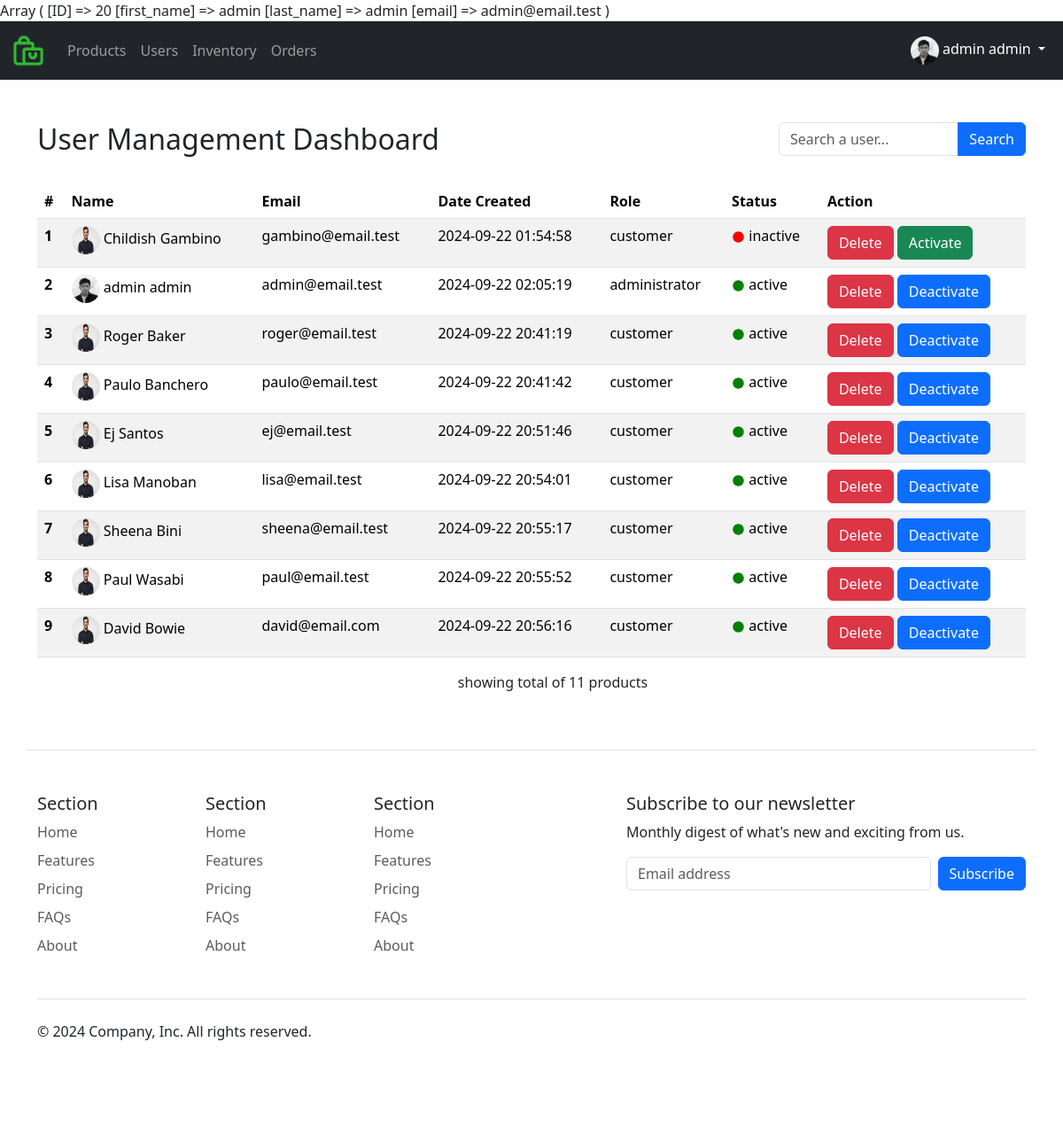
Page /components/Admin/userAdminDashboard.php (signed in) on the committed database.
### tables this page shows
CREATE TABLE `users` (
  `user_id` int NOT NULL,
  `user_image` varchar(255) DEFAULT NULL,
  `email` varchar(255) NOT NULL,
  `password` varchar(255) NOT NULL,
  `first_name` varchar(255) DEFAULT NULL,
  `last_name` varchar(255) DEFAULT NULL,
  `mobile_number` varchar(11) DEFAULT NULL,
  `role` varchar(255) DEFAULT NULL,
  `status` varchar(255) DEFAULT NULL,
  `created_at` datetime NOT NULL DEFAULT CURRENT_TIMESTAMP
);

### controllers/usersController.php (called while the page is built, shortened)
<?php
class Users extends DbConnection
{
    public function getAllUsers($currentPage, $itemsPerPage,$searchTerm)
    {
        try {
            $pdo = $this->connect();
            $offset = ($currentPage - 1) * $itemsPerPage;
            if (!empty($searchTerm)) {
                $query = "SELECT *
                          FROM users
                          WHERE CONCAT(first_name,' ',last_name) LIKE :searchTerm
                          LIMIT  $offset , $itemsPerPage";
                $statement = $pdo->prepare($query);
                $statement->bindValue(':searchTerm', "%$searchTerm%", PDO::PARAM_STR);
            } else {
                $query = "SELECT *
                          FROM users
                          LIMIT $offset , $itemsPerPage";
                $statement = $pdo->prepare($query);
            }
            $statement->execute();
            $statement->debugDumpParams();
            $users = $statement->fetchAll(PDO::FETCH_ASSOC);
            return $users;
        } catch (PDOException $e) {
            echo "Users Retrieval failed" . $e->getMessage();
        }
    }
    public function totalUsers($searchTerm)
    {
        try {
            $pdo = $this->connect();
            if (!empty($searchTerm)) {
                $statement = $pdo->prepare("SELECT COUNT(*)
                                                    FROM products
                                                    WHERE product_name LIKE :searchTerm");
                $statement->bindValue(':searchTerm', "%$searchTerm%",PDO::PARAM_STR);
            } else {
                $statement = $pdo->prepare("SELECT COUNT(*)
                                     FROM products");
                                      }
            $statement->execute();
            $totalItems = $statement->fetchColumn();
            return $totalItems;
        } catch (PDOException $e) {
            echo "Selection failed" . $e->getMessage();
        }
    }
    public function getUserId($userId)
    {
        try {
            $pdo = $this->connect();
            $statement = $pdo->prepare("SELECT t1.user_id,
                                                      t1.user_image,
                                                      t1.first_name,
                                                      t1.last_name,
                                                      t1.email,
                                                      t1.mobile_number,
                                                      t1.role,
                                                      t1.status,
                                                      t2.address_line1,
                                                      t2.address_line2,
                                                      t2.city,
                                                      t2.postal_code,
                                                      t2.country
                                                FROM users t1
                                                LEFT JOIN addresses t2 ON t1.user_id = t2.user_id
                                                WHERE t1.user_id = :userId");
            $statement->bindParam(':userId',$userId);
            $statement->execute();
            $user = $statement->fetch(PDO::FETCH_ASSOC);
            return $user;
        } catch (PDOException $e) {
            echo "Product Updated successfully" . $e->getMessage();
        }
    }
}

### components/Admin/userAdminDashboard.php (the view, shortened to what this page needs)
<?php
require_once '../../controllers/usersController.php';
$users->startSession();
$user =  $users->getUserId($_SESSION['LoginUser']['ID']);
$searchTerm = isset($_GET['search']) ? $_GET['search'] : "";
$currentPage = $_GET['page'] ?? 1;
$itemsPerPage = 10;
$totalItems = $users->totalUsers($searchTerm);
$usersData = $users->getAllUsers($currentPage, $itemsPerPage, $searchTerm);
$counter = 1;
?>
<?php if ($user['role']==="administrator"):?>
        <?php include_once '../Navbar/adminNavbar.php';?>
        <?php else:?>
        <?php include_once '../Navbar/userNavbar.php';?>
        <?php endif; ?>
<main>
<div class="container">
<div class="d-flex justify-content-between mt-5 gap-5" >
<h2>User Management Dashboard</h2>
<form class="w-25" method="get">
    <div class="input-group mb-3 ">
        <input class="form-control" type="search" name="search" placeholder="Search a user..." required>
        <button type="submit" class="btn btn-primary text-white input-group-append" >Search</button>
    </div>
  </form>
</div>
<table class="table table-striped">
<thead>
    <tr>
      <th scope="col">#</th>
      <th scope="col">Name</th>
      <th scope="col">Email</th>
      <th scope="col">Date Created</th>
      <th scope="col">Role</th>
      <th scope="col">Status</th>
      <th scope="col">Action</th>
    </tr>
  </thead>
  <tbody>
    <?php foreach ($usersData as $user) {?>
    <tr>
      <th scope="row"><?=$counter++?></th>
      <td><img src="/uploads/<?=$user['user_image']?>" alt="Profile Image" width="32" height="32" class="rounded-circle"> <?=$user['first_name']?> <?=$user['last_name']?></td>
      <td><?=$user['email']?></td>
      <td><?=$user['created_at']?></td>
      <td><?=$user['role']?></td>
      <?php if (isset($user['status'])) {?>
      <?php if ($user['status'] === "active") {?>
        <td>
                <?=$user['status']?></td>
         <?php } elseif ($user['status'] === "inactive") {?>
          <td><svg
              style="fill:red;"
              width="15px" height="15px"
              viewBox="-1.6 -1.6 19.20 19.20"
              xmlns="http://www.w3.org/2000/svg">
              <g id="SVGRepo_bgCarrier" stroke-width="0"></g>
              <g id="SVGRepo_tracerCarrier" stroke-linecap="round" stroke-linejoin="round"></g>
              <g id="SVGRepo_iconCarrier">
                <circle cx="8" cy="8" r="8"></circle> </g></svg>
                <?=$user['status']?></td>
        <?php }?>
        <?php }?>
        <td><button class="btn btn-danger" data-bs-toggle="modal" data-bs-target="#deleteConfirmModal" data-user-id="<?=$user['ID']?>">Delete</button>
        <?php if (isset($user['status'])) {?>
          <?php if ($user['status'] === "inactive" || $user['status'] === "suspended") {?>
            <button class="btn btn-success" data-bs-toggle="modal" data-bs-target="#deactConfirmModal" data-user-id="<?=$user['ID']?>">Activate</button></td>
         <?php } else {?>
                <button class="btn btn-primary" data-bs-toggle="modal" data-bs-target="#deactConfirmModal" data-user-id="<?=$user['ID']?>">Deactivate</button></td>
        <?php }?>
         <?php }?>
        </tr>
        <?php }?>
  </tbody>
</table>
<div class="d-flex gap-5 align-items-center justify-content-center">
<p>showing total of <?=$totalItems?> products</p>
</div>
</div>
</main>
<?php include_once '../Footer/footer.php';?>

### components/Navbar/adminNavbar.php (shortened to what this page needs)
<?php
$users->startSession();
print_r($_SESSION['LoginUser']);
$user =  $users->getUserId($_SESSION['LoginUser']['ID']);
?>
<!DOCTYPE html>
<html lang="en">
<head>
    <link rel="stylesheet" href="https://cdnjs.cloudflare.com/ajax/libs/bootstrap/5.3.3/css/bootstrap.min.css" />
</head>
<body></body>
<nav class="navbar navbar-expand-sm bg-dark navbar-dark">
<div class="container-fluid">
    <a href="/" class="navbar-brand"><img src="/assets/listify-fav-ico.png" height="40px" alt="icon"></a>
    <div class="collapse navbar-collapse" id="collapsibleNavbar">
        <ul class="navbar-nav me-auto mb-2 mb-lg-0">
            <li class="nav-item">
                <a href="/" class="nav-link">Products</a>
            </li>
            <li class="nav-item">
                <a href="../Admin/userAdminDashboard.php" class="nav-link">Users</a>
            </li>
             <li class="nav-item">
                <a href="../Admin/inventoryAdminDashboard.php" class="nav-link">Inventory</a>
            </li>
              <li class="nav-item">
                <a href="/" class="nav-link">Orders</a>
            </li>
        </ul>
        <?php if (isset($_SESSION['LoginUser'])):?>
            <div class="dropdown text-end ">
          <a href="#" id="dropdownToggle" class="d-block link-body-emphasis text-decoration-none dropdown-toggle  text-white mx-2" data-bs-toggle="dropdown" aria-expanded="true">
          <img src="/uploads/<?=$user['user_image']?>" alt="Profile Image" width="32" height="32" class="rounded-circle">
          <?=$user['first_name']?> <?=$user['last_name']?>
        </a>
        </div>
        <?php else:?>
            <div class=" text-end ">
            <a href="../Login/login.php" class="nav-link">Login</a>
            </div>
        <?php endif; ?>
    </div>
</div>
</nav>

### rows in the picture
users: user_image (picture), first_name "admin", last_name "admin", email "admin@email.test", created_at "2024-09-22 02:05:19", role "administrator", status "active"
users: user_image (picture), first_name "Childish", last_name "Gambino", email "gambino@email.test", created_at "2024-09-22 01:54:58", role "customer", status "inactive"
users: user_image (picture), first_name "Roger", last_name "Baker", email "roger@email.test", created_at "2024-09-22 20:41:19", role "customer", status "active"
users: user_image (picture), first_name "Paulo", last_name "Banchero", email "paulo@email.test", created_at "2024-09-22 20:41:42", role "customer", status "active"
users: user_image (picture), first_name "Ej", last_name "Santos", email "ej@email.test", created_at "2024-09-22 20:51:46", role "customer", status "active"
users: user_image (picture), first_name "Lisa", last_name "Manoban", email "lisa@email.test", created_at "2024-09-22 20:54:01", role "customer", status "active"
users: user_image (picture), first_name "Sheena", last_name "Bini", email "sheena@email.test", created_at "2024-09-22 20:55:17", role "customer", status "active"
users: user_image (picture), first_name "Paul", last_name "Wasabi", email "paul@email.test", created_at "2024-09-22 20:55:52", role "customer", status "active"
users: user_image (picture), first_name "David", last_name "Bowie", email "david@email.com", created_at "2024-09-22 20:56:16", role "customer", status "active"

### other values in the picture
$totalItems "11"
